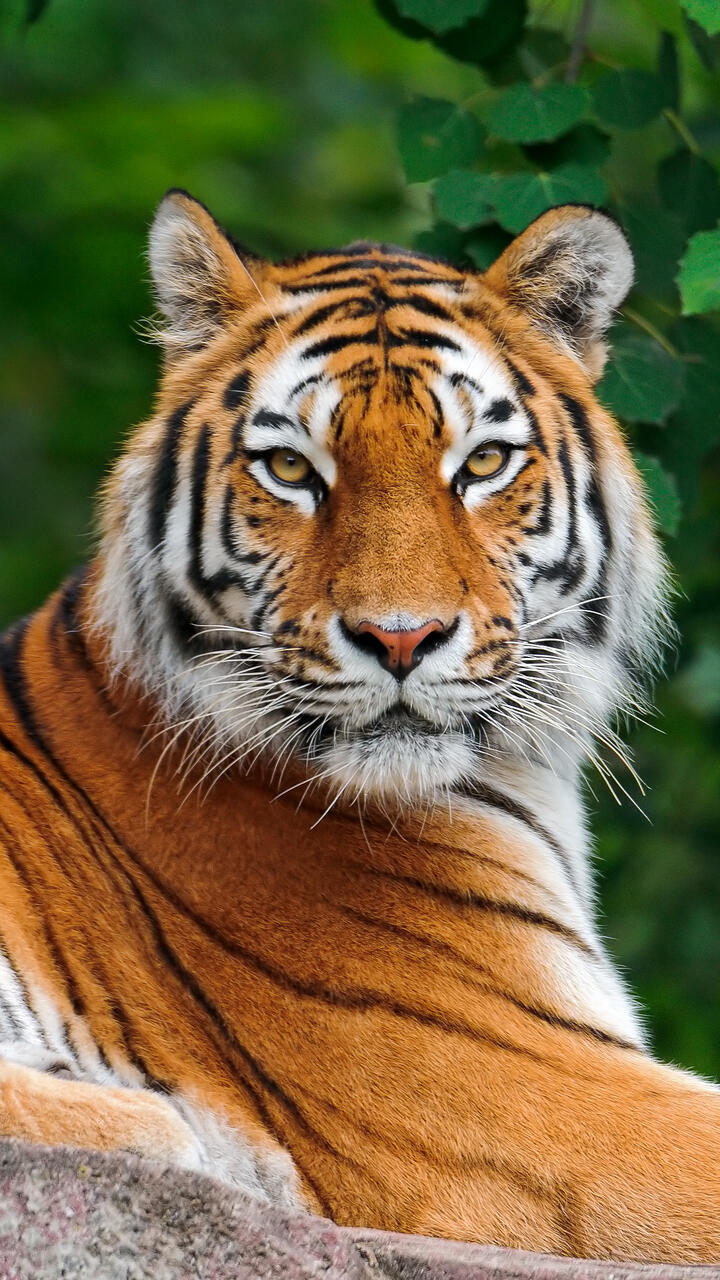
#> input picture lab12/img1.jpg, 720 x 1280 px
$ python 'Завдання 1.py'
#> lines starting #> are read from the running program, lines starting #| are printed output that depends on the picture; after the words box and inside, x2 and y2 are one past the last pixel; in counts of white or black regions, pixels touching at a corner belong together
import cv2
img1 = cv2.imread("img1.jpg")
#> img1 is the input picture: shape (1280, 720, 3); mean B, G, R 68.8, 104.7, 117.7
img2 = cv2.imread("img2.jpg")
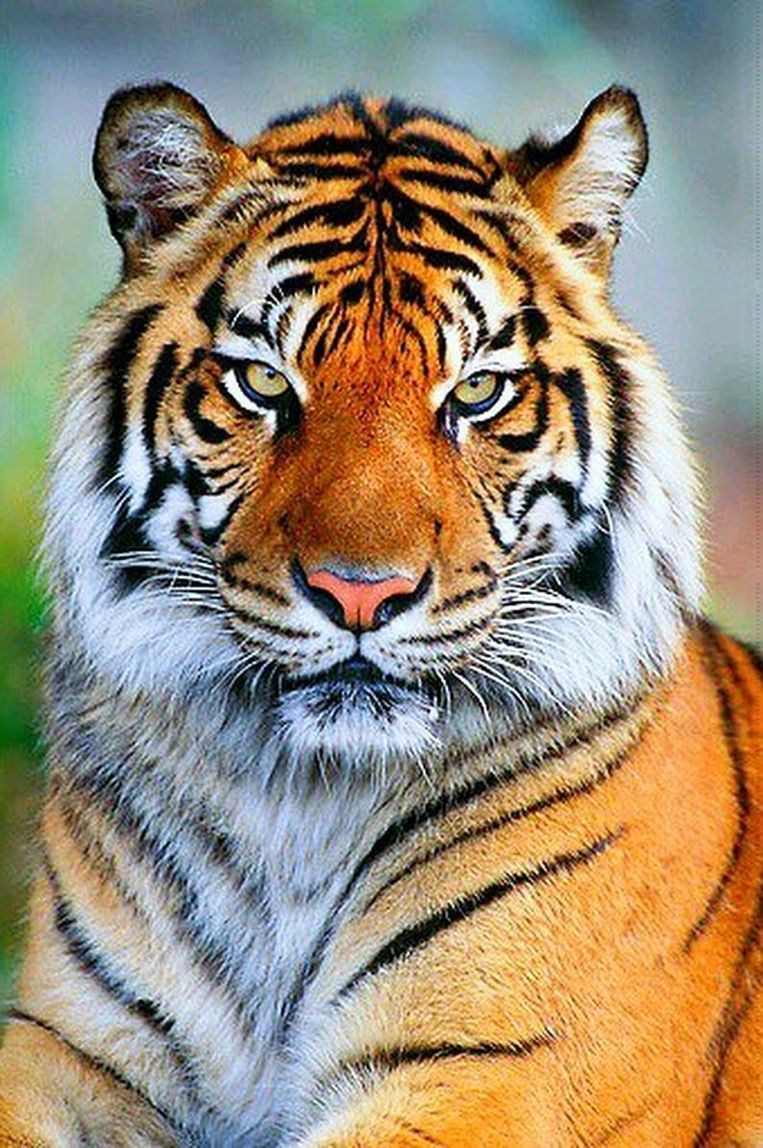
#> input picture lab12/img2.jpg, 763 x 1148 px
#> img2 is the input picture: shape (1148, 763, 3); mean B, G, R 119.3, 140.3, 153.6
# Перевірка, чи зображення завантажені
if img1 is None or img2 is None:
    print("Помилка: не вдалося завантажити зображення.")
    exit()
# Привести до однакового розміру
img2 = cv2.resize(img2, (img1.shape[1], img1.shape[0]))
#> img2: shape (1280, 720, 3)
# Перетворення в градації сірого
gray1 = cv2.cvtColor(img1, cv2.COLOR_BGR2GRAY)
gray2 = cv2.cvtColor(img2, cv2.COLOR_BGR2GRAY)
# Різниця
diff = cv2.absdiff(gray1, gray2)
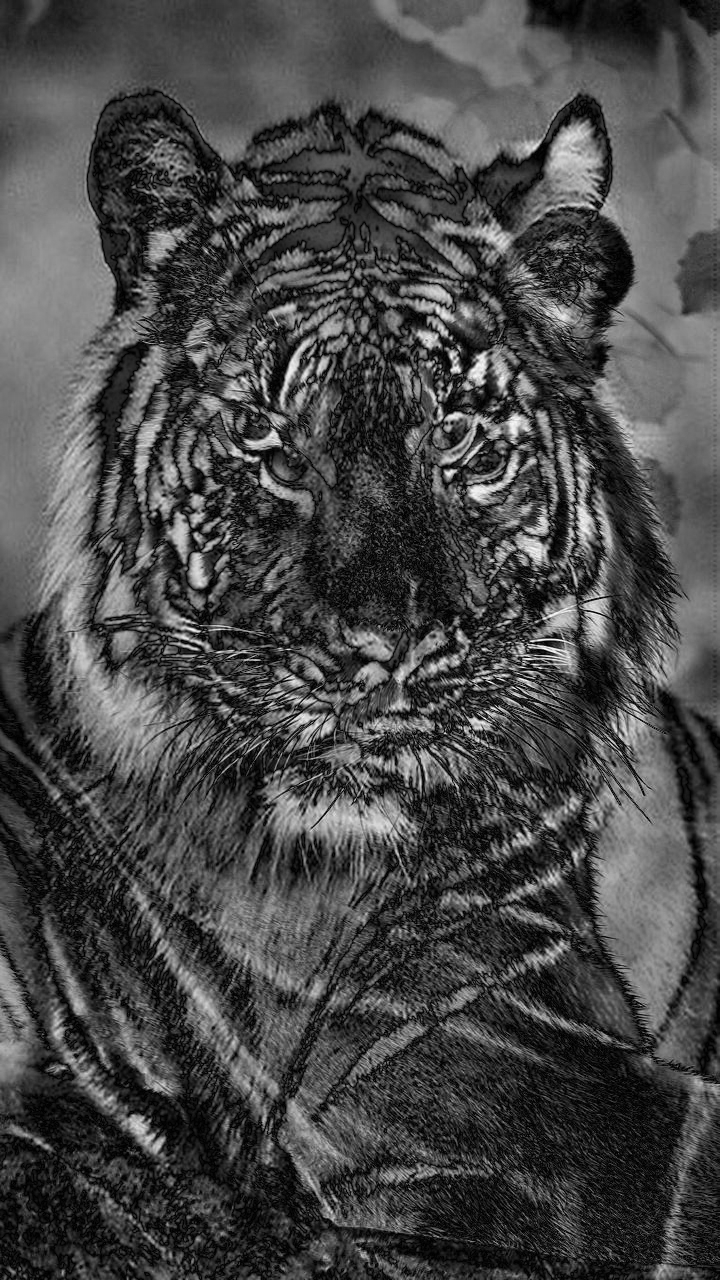
#> diff: shape (1280, 720); min 0, max 253, mean 71.7
# Порогове перетворення
_, thresh = cv2.threshold(diff, 30, 255, cv2.THRESH_BINARY)
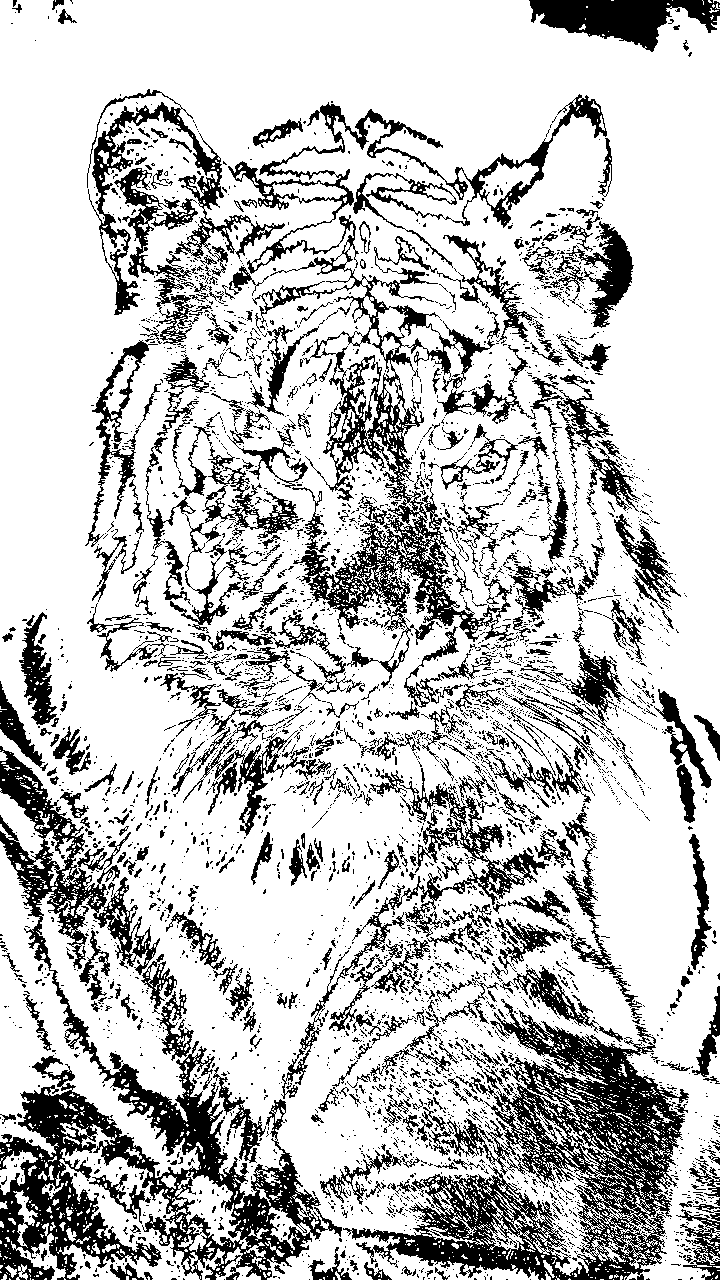
#> thresh: shape (1280, 720); 76% white; 4075 black regions (3565 under 20 px)
# Пошук контурів
contours, _ = cv2.findContours(thresh, cv2.RETR_EXTERNAL, cv2.CHAIN_APPROX_SIMPLE)
#> contours = 807 contours, 754 with area under 20; largest, box (x1, y1, x2, y2) and area: (0, 0, 720, 1280) 819713, (0, 841, 200, 1178) 16729, (57, 1121, 201, 1280) 8062, (172, 1171, 251, 1249) 2116, (0, 788, 74, 886) 1812
# Копія зображення для малювання
output = img1.copy()
# Малюємо знайдені контури
for cnt in contours:
    if cv2.contourArea(cnt) > 50:  # відкидаємо дрібні шумові контури
        x, y, w, h = cv2.boundingRect(cnt)
        cv2.rectangle(output, (x, y), (x + w, y + h), (0, 0, 255), 2)
#> this loop made 807 passes
#> (x, y, w, h) on passes 82, 89, 105, 176, 185, 201, 214, 267, 269, 273, 301, 314: (5, 1265, 12, 13), (16, 1264, 12, 16), (543, 1260, 12, 18), (189, 1248, 36, 32), (215, 1247, 46, 33), (102, 1244, 18, 9), (244, 1242, 22, 17), (248, 1228, 21, 13), (66, 1228, 11, 14), (422, 1227, 62, 20), (11, 1223, 55, 57), (178, 1221, 29, 31)
#> cnt on passes 1 to 6: [[613, 1279]], [[600, 1279], [603, 1279]], [[555, 1279]], [[445, 1279]], [[388, 1279]], [[378, 1279], [380, 1279]]
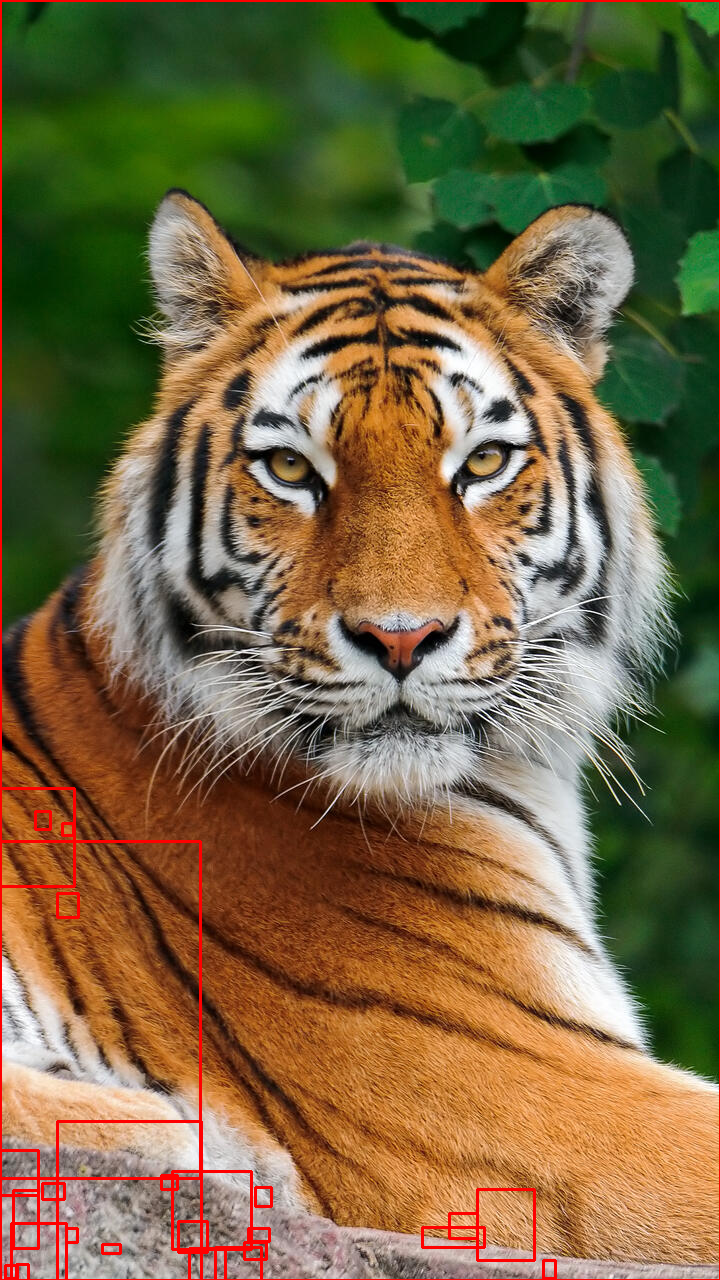
#> output: shape (1280, 720, 3); 1.8% of pixels changed, all inside (x1, y1, x2, y2) = (0, 0, 720, 1280)
# Вивід
cv2.imshow("Difference", diff)
cv2.imshow("Threshold", thresh)
cv2.waitKey(0)
cv2.destroyAllWindows()
